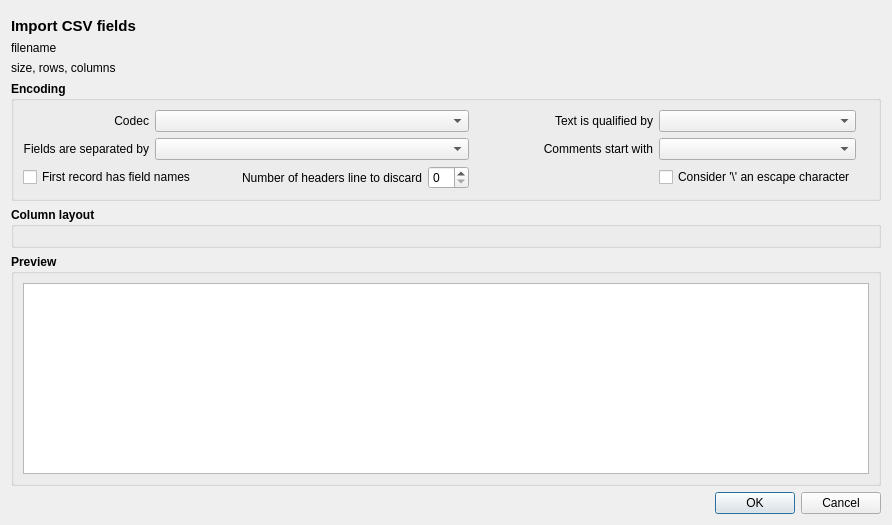
<?xml version="1.0" encoding="UTF-8"?>
<ui version="4.0">
 <class>CsvImportWidget</class>
 <widget class="QWidget" name="CsvImportWidget">
  <property name="geometry">
   <rect>
    <x>0</x>
    <y>0</y>
    <width>892</width>
    <height>525</height>
   </rect>
  </property>
  <property name="windowTitle">
   <string/>
  </property>
  <layout class="QGridLayout" name="gridLayout_4">
   <item row="0" column="0" rowspan="2" colspan="2">
    <layout class="QVBoxLayout" name="verticalLayout">
     <item>
      <widget class="MessageWidget" name="messageWidget" native="true"/>
     </item>
     <item>
      <widget class="QLabel" name="labelHeadline">
       <property name="sizePolicy">
        <sizepolicy hsizetype="Preferred" vsizetype="Maximum">
         <horstretch>0</horstretch>
         <verstretch>0</verstretch>
        </sizepolicy>
       </property>
       <property name="font">
        <font>
         <pointsize>11</pointsize>
         <weight>75</weight>
         <bold>true</bold>
        </font>
       </property>
       <property name="text">
        <string>Import CSV fields</string>
       </property>
      </widget>
     </item>
     <item>
      <widget class="QLabel" name="labelFilename">
       <property name="sizePolicy">
        <sizepolicy hsizetype="Preferred" vsizetype="Maximum">
         <horstretch>0</horstretch>
         <verstretch>0</verstretch>
        </sizepolicy>
       </property>
       <property name="text">
        <string>filename</string>
       </property>
      </widget>
     </item>
     <item>
      <widget class="QLabel" name="labelSizeRowsCols">
       <property name="sizePolicy">
        <sizepolicy hsizetype="Preferred" vsizetype="Maximum">
         <horstretch>0</horstretch>
         <verstretch>0</verstretch>
        </sizepolicy>
       </property>
       <property name="text">
        <string>size, rows, columns</string>
       </property>
      </widget>
     </item>
    </layout>
   </item>
   <item row="1" column="1">
    <spacer name="verticalSpacer">
     <property name="orientation">
      <enum>Qt::Vertical</enum>
     </property>
     <property name="sizeType">
      <enum>QSizePolicy::Fixed</enum>
     </property>
     <property name="sizeHint" stdset="0">
      <size>
       <width>758</width>
       <height>24</height>
      </size>
     </property>
    </spacer>
   </item>
   <item row="2" column="0" colspan="2">
    <widget class="QGroupBox" name="Encoding">
     <property name="sizePolicy">
      <sizepolicy hsizetype="Preferred" vsizetype="Fixed">
       <horstretch>0</horstretch>
       <verstretch>0</verstretch>
      </sizepolicy>
     </property>
     <property name="minimumSize">
      <size>
       <width>0</width>
       <height>0</height>
      </size>
     </property>
     <property name="font">
      <font>
       <weight>75</weight>
       <bold>true</bold>
      </font>
     </property>
     <property name="title">
      <string>Encoding</string>
     </property>
     <layout class="QGridLayout" name="gridLayout_2">
      <item row="0" column="0">
       <widget class="QLabel" name="labelCodec">
        <property name="font">
         <font>
          <weight>50</weight>
          <bold>false</bold>
         </font>
        </property>
        <property name="text">
         <string>Codec</string>
        </property>
        <property name="alignment">
         <set>Qt::AlignRight|Qt::AlignTrailing|Qt::AlignVCenter</set>
        </property>
       </widget>
      </item>
      <item row="0" column="1" colspan="2">
       <widget class="QComboBox" name="comboBoxCodec">
        <property name="sizePolicy">
         <sizepolicy hsizetype="MinimumExpanding" vsizetype="Fixed">
          <horstretch>0</horstretch>
          <verstretch>0</verstretch>
         </sizepolicy>
        </property>
        <property name="minimumSize">
         <size>
          <width>0</width>
          <height>0</height>
         </size>
        </property>
        <property name="font">
         <font>
          <weight>50</weight>
          <bold>false</bold>
         </font>
        </property>
        <property name="editable">
         <bool>false</bool>
        </property>
       </widget>
      </item>
      <item row="0" column="3">
       <widget class="QLabel" name="labelTextQualifier">
        <property name="font">
         <font>
          <weight>50</weight>
          <bold>false</bold>
         </font>
        </property>
        <property name="text">
         <string>Text is qualified by</string>
        </property>
        <property name="alignment">
         <set>Qt::AlignRight|Qt::AlignTrailing|Qt::AlignVCenter</set>
        </property>
       </widget>
      </item>
      <item row="0" column="4">
       <widget class="QComboBox" name="comboBoxTextQualifier">
        <property name="sizePolicy">
         <sizepolicy hsizetype="MinimumExpanding" vsizetype="Fixed">
          <horstretch>0</horstretch>
          <verstretch>0</verstretch>
         </sizepolicy>
        </property>
        <property name="minimumSize">
         <size>
          <width>0</width>
          <height>0</height>
         </size>
        </property>
        <property name="font">
         <font>
          <weight>50</weight>
          <bold>false</bold>
         </font>
        </property>
        <property name="editable">
         <bool>false</bool>
        </property>
       </widget>
      </item>
      <item row="1" column="0">
       <widget class="QLabel" name="labelFieldSeparator">
        <property name="font">
         <font>
          <weight>50</weight>
          <bold>false</bold>
         </font>
        </property>
        <property name="text">
         <string>Fields are separated by</string>
        </property>
        <property name="alignment">
         <set>Qt::AlignRight|Qt::AlignTrailing|Qt::AlignVCenter</set>
        </property>
       </widget>
      </item>
      <item row="1" column="1" colspan="2">
       <widget class="QComboBox" name="comboBoxFieldSeparator">
        <property name="sizePolicy">
         <sizepolicy hsizetype="MinimumExpanding" vsizetype="Fixed">
          <horstretch>0</horstretch>
          <verstretch>0</verstretch>
         </sizepolicy>
        </property>
        <property name="minimumSize">
         <size>
          <width>0</width>
          <height>0</height>
         </size>
        </property>
        <property name="font">
         <font>
          <weight>50</weight>
          <bold>false</bold>
         </font>
        </property>
        <property name="editable">
         <bool>false</bool>
        </property>
       </widget>
      </item>
      <item row="1" column="3">
       <widget class="QLabel" name="labelComments">
        <property name="font">
         <font>
          <weight>50</weight>
          <bold>false</bold>
         </font>
        </property>
        <property name="text">
         <string>Comments start with</string>
        </property>
        <property name="alignment">
         <set>Qt::AlignRight|Qt::AlignTrailing|Qt::AlignVCenter</set>
        </property>
       </widget>
      </item>
      <item row="1" column="4">
       <widget class="QComboBox" name="comboBoxComment">
        <property name="sizePolicy">
         <sizepolicy hsizetype="MinimumExpanding" vsizetype="Fixed">
          <horstretch>0</horstretch>
          <verstretch>0</verstretch>
         </sizepolicy>
        </property>
        <property name="minimumSize">
         <size>
          <width>0</width>
          <height>0</height>
         </size>
        </property>
        <property name="font">
         <font>
          <weight>50</weight>
          <bold>false</bold>
         </font>
        </property>
        <property name="editable">
         <bool>false</bool>
        </property>
       </widget>
      </item>
      <item row="2" column="0" colspan="2">
       <widget class="QCheckBox" name="checkBoxFieldNames">
        <property name="font">
         <font>
          <weight>50</weight>
          <bold>false</bold>
         </font>
        </property>
        <property name="text">
         <string>First record has field names</string>
        </property>
       </widget>
      </item>
      <item row="2" column="2">
       <layout class="QHBoxLayout" name="horizontalLayout">
        <item>
         <spacer name="horizontalSpacer">
          <property name="orientation">
           <enum>Qt::Horizontal</enum>
          </property>
          <property name="sizeHint" stdset="0">
           <size>
            <width>40</width>
            <height>20</height>
           </size>
          </property>
         </spacer>
        </item>
        <item>
         <widget class="QLabel" name="labelSkipRows">
          <property name="font">
           <font>
            <weight>50</weight>
            <bold>false</bold>
           </font>
          </property>
          <property name="text">
           <string>Number of headers line to discard</string>
          </property>
          <property name="alignment">
           <set>Qt::AlignRight|Qt::AlignTrailing|Qt::AlignVCenter</set>
          </property>
         </widget>
        </item>
        <item>
         <widget class="QSpinBox" name="spinBoxSkip">
          <property name="font">
           <font>
            <weight>50</weight>
            <bold>false</bold>
           </font>
          </property>
         </widget>
        </item>
       </layout>
      </item>
      <item row="2" column="3">
       <spacer name="horizontalSpacer_2">
        <property name="orientation">
         <enum>Qt::Horizontal</enum>
        </property>
        <property name="sizeHint" stdset="0">
         <size>
          <width>122</width>
          <height>20</height>
         </size>
        </property>
       </spacer>
      </item>
      <item row="2" column="4">
       <widget class="QCheckBox" name="checkBoxBackslash">
        <property name="sizePolicy">
         <sizepolicy hsizetype="Minimum" vsizetype="Fixed">
          <horstretch>0</horstretch>
          <verstretch>0</verstretch>
         </sizepolicy>
        </property>
        <property name="font">
         <font>
          <weight>50</weight>
          <bold>false</bold>
         </font>
        </property>
        <property name="text">
         <string>Consider '\' an escape character</string>
        </property>
       </widget>
      </item>
      <item row="2" column="5">
       <widget class="QLabel" name="labelWarnings">
        <property name="font">
         <font>
          <weight>50</weight>
          <bold>false</bold>
          <kerning>true</kerning>
         </font>
        </property>
        <property name="text">
         <string/>
        </property>
       </widget>
      </item>
     </layout>
    </widget>
   </item>
   <item row="4" column="0" colspan="2">
    <widget class="QGroupBox" name="groupBoxPreview">
     <property name="sizePolicy">
      <sizepolicy hsizetype="Preferred" vsizetype="MinimumExpanding">
       <horstretch>0</horstretch>
       <verstretch>0</verstretch>
      </sizepolicy>
     </property>
     <property name="minimumSize">
      <size>
       <width>0</width>
       <height>200</height>
      </size>
     </property>
     <property name="font">
      <font>
       <weight>75</weight>
       <bold>true</bold>
      </font>
     </property>
     <property name="title">
      <string>Preview</string>
     </property>
     <property name="checkable">
      <bool>false</bool>
     </property>
     <layout class="QGridLayout" name="gridLayout">
      <item row="0" column="0">
       <widget class="QTableView" name="tableViewFields">
        <property name="sizePolicy">
         <sizepolicy hsizetype="Expanding" vsizetype="MinimumExpanding">
          <horstretch>0</horstretch>
          <verstretch>0</verstretch>
         </sizepolicy>
        </property>
        <property name="font">
         <font>
          <weight>50</weight>
          <bold>false</bold>
         </font>
        </property>
        <attribute name="horizontalHeaderVisible">
         <bool>true</bool>
        </attribute>
       </widget>
      </item>
     </layout>
    </widget>
   </item>
   <item row="5" column="0" colspan="2">
    <widget class="QDialogButtonBox" name="buttonBox">
     <property name="standardButtons">
      <set>QDialogButtonBox::Cancel|QDialogButtonBox::Ok</set>
     </property>
     <property name="centerButtons">
      <bool>false</bool>
     </property>
    </widget>
   </item>
   <item row="3" column="0" colspan="2">
    <widget class="QGroupBox" name="groupBoxColumnAssociations">
     <property name="sizePolicy">
      <sizepolicy hsizetype="MinimumExpanding" vsizetype="Fixed">
       <horstretch>0</horstretch>
       <verstretch>0</verstretch>
      </sizepolicy>
     </property>
     <property name="font">
      <font>
       <weight>75</weight>
       <bold>true</bold>
      </font>
     </property>
     <property name="title">
      <string>Column layout</string>
     </property>
     <layout class="QGridLayout" name="gridLayout_3">
      <item row="0" column="0">
       <layout class="QGridLayout" name="gridLayout_combos">
        <property name="leftMargin">
         <number>6</number>
        </property>
        <property name="rightMargin">
         <number>6</number>
        </property>
        <property name="bottomMargin">
         <number>0</number>
        </property>
       </layout>
      </item>
     </layout>
    </widget>
   </item>
  </layout>
 </widget>
 <customwidgets>
  <customwidget>
   <class>MessageWidget</class>
   <extends>QWidget</extends>
   <header>gui/MessageWidget.h</header>
   <container>1</container>
  </customwidget>
 </customwidgets>
 <resources/>
 <connections/>
</ui>
